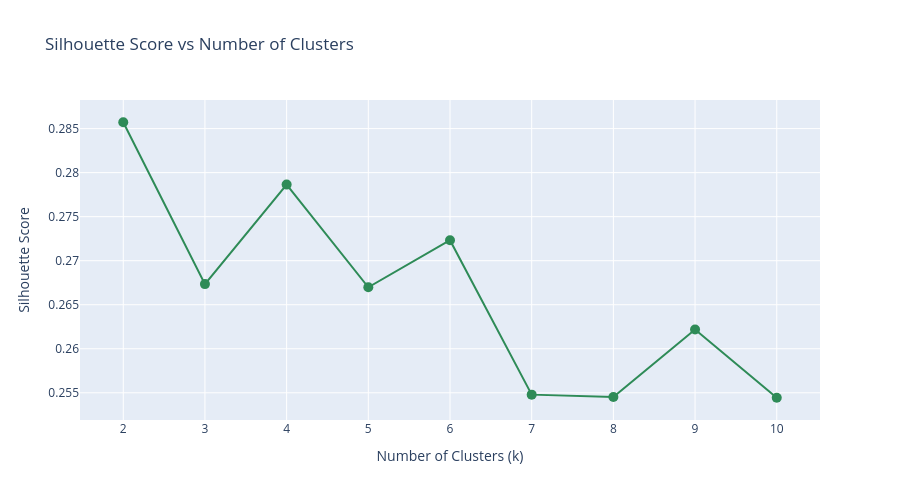

This figure's notebook cell:
### Code cell
# Silhouette Score Method
silhouette_scores = []

for k in K_range:
    kmeans = KMeans(n_clusters=k, random_state=42, n_init=10)
    cluster_labels = kmeans.fit_predict(X_scaled)
    silhouette_avg = silhouette_score(X_scaled, cluster_labels)
    silhouette_scores.append(silhouette_avg)

# Plot silhouette scores
fig = go.Figure()
fig.add_trace(go.Scatter(x=list(K_range), y=silhouette_scores, mode='lines+markers',
                         marker=dict(size=10, color='seagreen'),
                         line=dict(color='seagreen', width=2)))
fig.update_layout(title='Silhouette Score vs Number of Clusters',
                  xaxis_title='Number of Clusters (k)',
                  yaxis_title='Silhouette Score',
                  height=500,
                  showlegend=False)
fig.show()

### Figure 1 — Plotly figure (JSON) as saved in the notebook; plotly's stock layout.template omitted (floating-point values rounded to 4 significant figures)
{"data": [{"line": {"color": "seagreen", "width": 2}, "marker": {"color": "seagreen", "size": 10}, "mode": "lines+markers", "x": [2, 3, 4, 5, 6, 7, 8, 9, 10], "y": [0.2857, 0.2673, 0.2786, 0.267, 0.2723, 0.2548, 0.2545, 0.2622, 0.2544], "type": "scatter"}], "layout": {"title": {"text": "Silhouette Score vs Number of Clusters"}, "xaxis": {"title": {"text": "Number of Clusters (k)"}}, "yaxis": {"title": {"text": "Silhouette Score"}}, "height": 500, "showlegend": false}}
